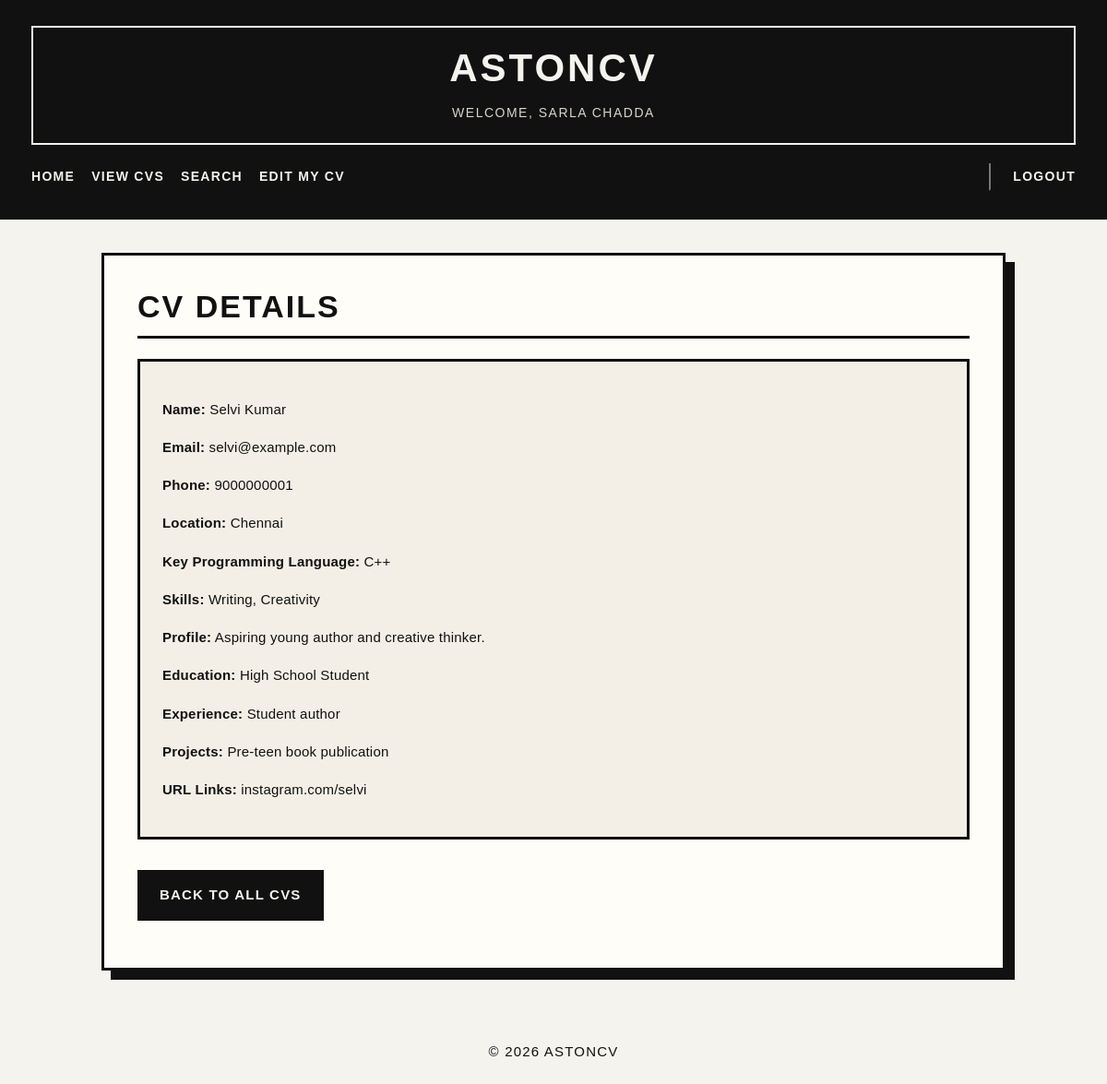
The page /cv_detail.php?id=3 (signed in) on the database its author committed.
### tables this page shows
CREATE TABLE cvs (
  id BIGINT UNSIGNED NOT NULL AUTO_INCREMENT,
  name VARCHAR(100) NOT NULL,
  email VARCHAR(100) NOT NULL UNIQUE,
  password VARCHAR(255) NOT NULL,
  keyprogramming VARCHAR(255) DEFAULT NULL,
  profile TEXT DEFAULT NULL,
  education TEXT DEFAULT NULL,
  URLlinks TEXT DEFAULT NULL,
  phone VARCHAR(50) DEFAULT NULL,
  location VARCHAR(100) DEFAULT NULL,
  skills TEXT DEFAULT NULL,
  experience TEXT DEFAULT NULL,
  projects TEXT DEFAULT NULL,
  PRIMARY KEY (id)
);

### cv_detail.php (the view, shortened to what this page needs)
<?php
include 'includes/config.php';
include 'includes/header.php';
$id = $_GET['id'];
$sql = "SELECT * FROM cvs WHERE id = ?";
$stmt = $conn->prepare($sql);
$stmt->bind_param("i", $id);
if (!$stmt->execute()) {
    die("Execute failed: " . $stmt->error);
}
$result = $stmt->get_result();
$cv = $result->fetch_assoc();
?>
<h2>CV Details</h2>
<div class="cv-detail-box">
    <p><strong>Name:</strong> <?php echo htmlspecialchars($cv['name'] ?? ''); ?></p>
    <p><strong>Email:</strong> <?php echo htmlspecialchars($cv['email'] ?? ''); ?></p>
    <p><strong>Phone:</strong> <?php echo htmlspecialchars($cv['phone'] ?? ''); ?></p>
    <p><strong>Location:</strong> <?php echo htmlspecialchars($cv['location'] ?? ''); ?></p>
    <p><strong>Key Programming Language:</strong> <?php echo htmlspecialchars($cv['keyprogramming'] ?? ''); ?></p>
    <p><strong>Skills:</strong> <?php echo nl2br(htmlspecialchars($cv['skills'] ?? '')); ?></p>
    <p><strong>Profile:</strong> <?php echo nl2br(htmlspecialchars($cv['profile'] ?? '')); ?></p>
    <p><strong>Education:</strong> <?php echo nl2br(htmlspecialchars($cv['education'] ?? '')); ?></p>
    <p><strong>Experience:</strong> <?php echo nl2br(htmlspecialchars($cv['experience'] ?? '')); ?></p>
    <p><strong>Projects:</strong> <?php echo nl2br(htmlspecialchars($cv['projects'] ?? '')); ?></p>
    <p><strong>URL Links:</strong> <?php echo htmlspecialchars($cv['URLlinks'] ?? ''); ?></p>
</div>
<p>
    <a href="cvs.php" class="primary-link-button">Back to All CVs</a>
</p>
<?php include 'includes/footer.php'; ?>

### css/style.css (style rules this page uses)
body { font-family: "Arial", "Helvetica Neue", sans-serif; background-color: #f5f3ee; color: #111111; margin: 0; padding: 0; letter-spacing: 0.2px; }
h2 { margin-top: 0; margin-bottom: 18px; color: #111111; font-size: 34px; font-weight: 900; text-transform: uppercase; letter-spacing: 2px; border-bottom: 3px solid #111111; padding-bottom: 12px; }
p { line-height: 1.75; font-size: 15px; }
.primary-link-button { display: inline-block; margin-top: 18px; padding: 12px 22px; background-color: #111111; color: #f5f3ee; text-decoration: none; border: 2px solid #111111; font-weight: 800; text-transform: uppercase; letter-spacing: 1.2px; }
.cv-detail-box { background-color: #f3efe6; border: 3px solid #111111; padding: 24px; margin-top: 22px; }
.cv-detail-box p { margin-bottom: 14px; }
a { color: #111111; }

### rows shown on the page
cvs: name "Selvi Kumar", email "selvi@example.com", phone "9000000001", location "Chennai", keyprogramming "C++", skills "Writing, Creativity", profile "Aspiring young author and creative thinker.", education "High School Student", experience "Student author", projects "Pre-teen book publication", URLlinks "instagram.com/selvi"

### other values the page prints
$_SESSION["user_name"] "SARLA CHADDA"
